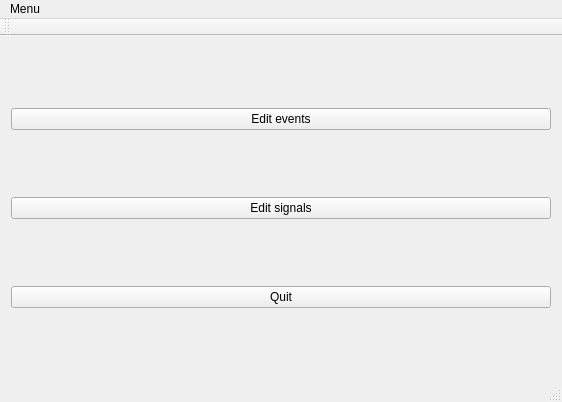
<?xml version="1.0" encoding="UTF-8"?>
<ui version="4.0">
 <class>MainWindow</class>
 <widget class="QMainWindow" name="MainWindow">
  <property name="geometry">
   <rect>
    <x>0</x>
    <y>0</y>
    <width>562</width>
    <height>402</height>
   </rect>
  </property>
  <property name="windowTitle">
   <string>MainWindow</string>
  </property>
  <widget class="QWidget" name="centralWidget">
   <layout class="QVBoxLayout" name="verticalLayout">
    <item>
     <widget class="QPushButton" name="editEventsBtn">
      <property name="text">
       <string>Edit events</string>
      </property>
     </widget>
    </item>
    <item>
     <widget class="QPushButton" name="editSignalsBtn">
      <property name="text">
       <string>Edit signals</string>
      </property>
     </widget>
    </item>
    <item>
     <widget class="QPushButton" name="quitBtn">
      <property name="text">
       <string>Quit</string>
      </property>
     </widget>
    </item>
   </layout>
  </widget>
  <widget class="QMenuBar" name="menuBar">
   <property name="geometry">
    <rect>
     <x>0</x>
     <y>0</y>
     <width>562</width>
     <height>21</height>
    </rect>
   </property>
   <widget class="QMenu" name="menuMenu">
    <property name="title">
     <string>Menu</string>
    </property>
    <addaction name="actionEditEvents"/>
    <addaction name="actionEditSignals"/>
    <addaction name="separator"/>
    <addaction name="actionQuit"/>
   </widget>
   <addaction name="menuMenu"/>
  </widget>
  <widget class="QToolBar" name="mainToolBar">
   <attribute name="toolBarArea">
    <enum>TopToolBarArea</enum>
   </attribute>
   <attribute name="toolBarBreak">
    <bool>false</bool>
   </attribute>
  </widget>
  <widget class="QStatusBar" name="statusBar"/>
  <action name="actionQuit">
   <property name="text">
    <string>Quit</string>
   </property>
  </action>
  <action name="actionEditEvents">
   <property name="text">
    <string>Edit events...</string>
   </property>
  </action>
  <action name="actionEditSignals">
   <property name="text">
    <string>Edit signals...</string>
   </property>
  </action>
 </widget>
 <layoutdefault spacing="6" margin="11"/>
 <resources/>
 <connections/>
</ui>
